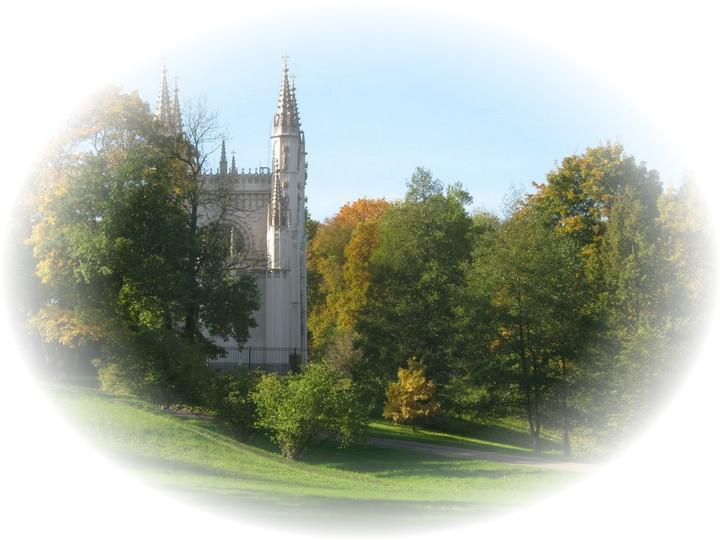

Write Python code to recreate this figure.
import random
from PIL import Image, ImageDraw
from math import sqrt

image = Image.open("../park.jpg")
draw = ImageDraw.Draw(image)
w  = image.size[0]
h = image.size[1]
pix = image.load()

q2Start = (h / 2)**2 / (h / 3)**2
q2Finish = 1

for x in range(w):
        for y in range(h):
            q1 = (x - w / 2)**2 / (w / 2)**2 + (y - h / 2)**2 / (h / 2)**2
            q2 = (x - w / 2)**2 / (w / 3)**2 + (y - h / 2)**2 / (h / 3)**2
            if q1 > 1:
                draw.point((x, y), (255, 255, 255))
            elif q2 < 1:
                r = pix[x, y][0]
                g = pix[x, y][1]
                b = pix[x, y][2]
                draw.point((x, y), (r, g, b))
            else:
                q = (q2 - q2Finish)/(q2Start - q2Finish)
                r = round(pix[x, y][0]*(1 - q) + 255*(q))
                g = round(pix[x, y][1]*(1 - q) + 255*(q))
                b = round(pix[x, y][2]*(1 - q) + 255*(q))
                draw.point((x, y), (r, g, b))
image.save("vignetteFull.jpg")
del draw
